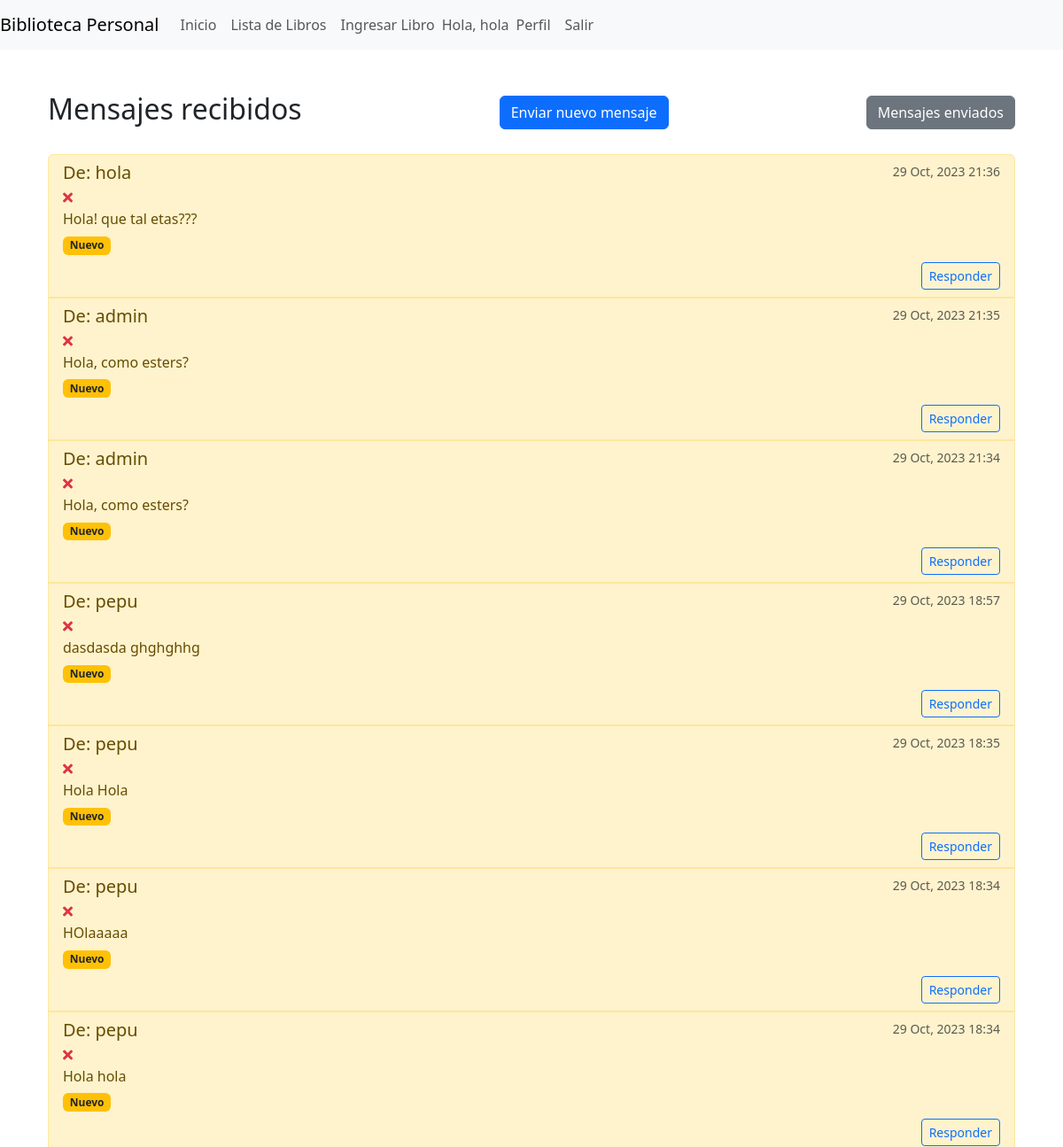
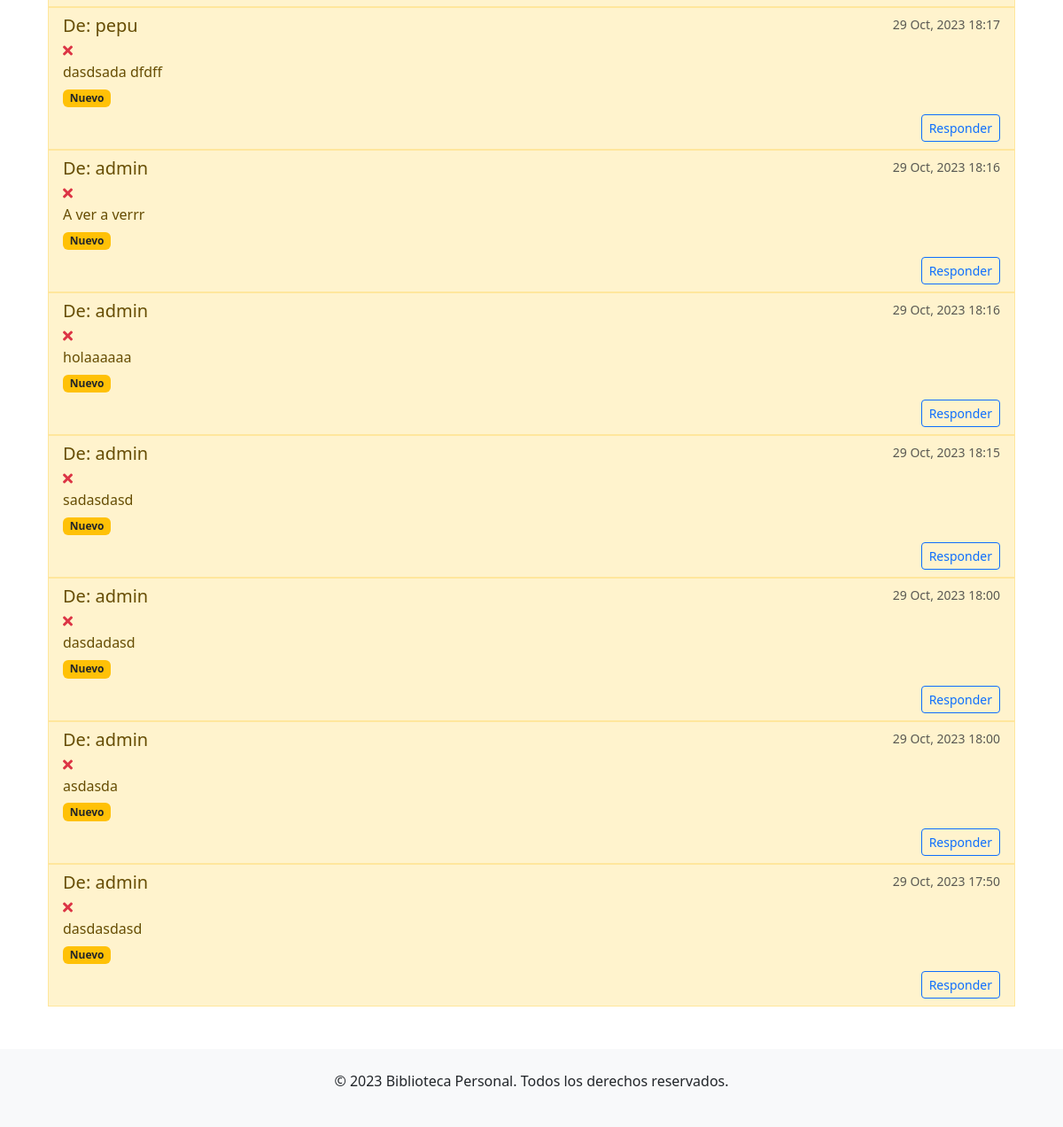
The app's page /mensajes/bandeja_entrada/ (signed in), older data (2 pictures, top to bottom).
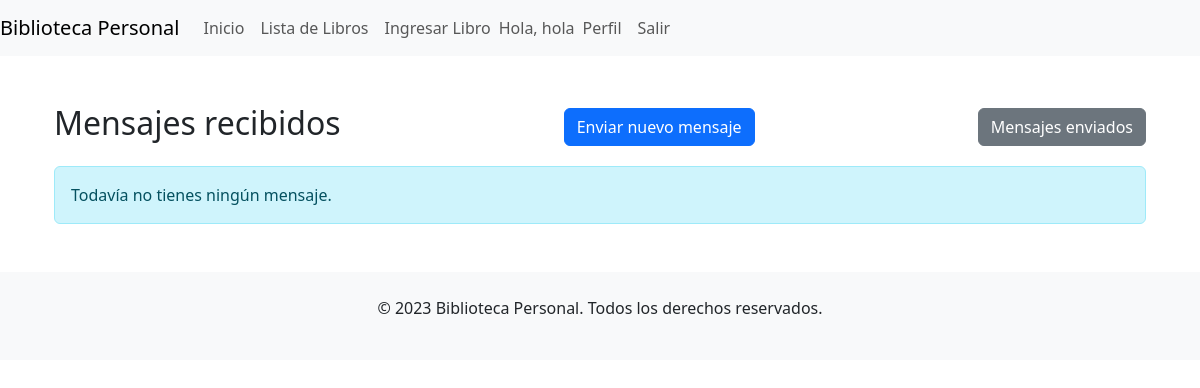
The same page, newer data.
### mensajeria/models.py (models this page shows, shortened)
class Mensaje(models.Model):
    emisor = models.ForeignKey(User, related_name='mensajes_enviados', on_delete=models.CASCADE)
    receptor = models.ForeignKey(User, related_name='mensajes_recibidos', on_delete=models.CASCADE)
    contenido = models.TextField()
    fecha_enviado = models.DateTimeField(auto_now_add=True)
    leido = models.BooleanField(default=False)
    mensaje_original = models.ForeignKey('self', null=True, blank=True, on_delete=models.SET_NULL, related_name='respuestas')

### mensajeria/views.py (the view)
# urls.py: path('bandeja_entrada/', views.bandeja_entrada, name='bandeja_entrada'),
@login_required
def bandeja_entrada(request):
    mensajes_recibidos = Mensaje.objects.filter(receptor=request.user).order_by('-fecha_enviado')
    form = MensajeForm()
    return render(request, 'mensajeria/bandeja_entrada.html', {'mensajes': mensajes_recibidos, 'form': form})

### mensajeria/templates/mensajeria/bandeja_entrada.html (shortened to what this page needs)
{% extends "inicio/homepage.html" %} {% block content %}
<div class="container mt-5 mb-5">
  <div class="d-flex justify-content-between align-items-center">
    <h2>Mensajes recibidos</h2>
    <button
      type="button"
      class="btn btn-primary"
      data-bs-toggle="modal"
      data-bs-target="#enviarMensajeModal"
    >
      Enviar nuevo mensaje
    </button>
    <a href="{% url 'mensajes_enviados' %}" class="btn btn-secondary">
      Mensajes enviados
    </a>
  </div>
  {% if mensajes %}
  <ul class="list-group mt-4">
    {% for mensaje in mensajes %}
    <li
      class="list-group-item {% if not mensaje.leido %}list-group-item-warning{% endif %}"
    >
      <div class="d-flex w-100 justify-content-between">
        <h5 class="mb-1">De: {{ mensaje.emisor.username }}</h5>
        <small class="text-muted"
          >{{ mensaje.fecha_enviado|date:"d M, Y H:i" }}</small
        >
      </div>
      <div class="d-flex align-items-center">
        <a
          href="{% url 'eliminar_mensaje' mensaje.id %}"
          class="text-danger mr-2"
          title="Eliminar mensaje"
        >
          <i class="fas fa-times"></i>
        </a>
      </div>
      <p class="mb-1">{{ mensaje.contenido|truncatewords:20 }}</p>
      {% if not mensaje.leido %}
      <span class="badge bg-warning text-dark">Nuevo</span>
      {% endif %}
      <div class="mt-2 d-flex justify-content-end">
        {% if mensaje.emisor %}
        <button
          type="button"
          class="btn btn-sm btn-outline-primary"
          data-bs-toggle="modal"
          data-bs-target="#responderMensajeModal-{{ mensaje.id }}"
        >
          Responder
        </button>
        {% else %}
        <small class="text-muted"
          >El usuario no existe o ha desactivado su cuenta.</small
        >
        {% endif %}
      </div>
    </li>
    {% endfor %}
  </ul>
  {% else %}
  <div class="alert alert-info mt-3">Todavía no tienes ningún mensaje.</div>
  {% endif %}
</div>
{% endblock %}

Row changes from the older to the newer data that the page shows:
removed Mensaje: emisor.username "hola", fecha_enviado "29 Oct, 2023 21:36", contenido "Hola! que tal etas???", leido "Nuevo"
removed Mensaje: emisor.username "admin", fecha_enviado "29 Oct, 2023 21:35", contenido "Hola, como esters?", leido "Nuevo"
removed Mensaje: emisor.username "admin", fecha_enviado "29 Oct, 2023 21:34", contenido "Hola, como esters?", leido "Nuevo"
removed Mensaje: emisor.username "pepu", fecha_enviado "29 Oct, 2023 18:57", contenido "dasdasda ghghghhg", leido "Nuevo"
removed Mensaje: emisor.username "pepu", fecha_enviado "29 Oct, 2023 18:35", contenido "Hola Hola", leido "Nuevo"
removed Mensaje: emisor.username "pepu", fecha_enviado "29 Oct, 2023 18:34", contenido "HOlaaaaa", leido "Nuevo"
removed Mensaje: emisor.username "pepu", fecha_enviado "29 Oct, 2023 18:34", contenido "Hola hola", leido "Nuevo"
removed Mensaje: emisor.username "pepu", fecha_enviado "29 Oct, 2023 18:17", contenido "dasdsada dfdff", leido "Nuevo"
removed Mensaje: emisor.username "admin", fecha_enviado "29 Oct, 2023 18:16", contenido "A ver a verrr", leido "Nuevo"
removed Mensaje: emisor.username "admin", fecha_enviado "29 Oct, 2023 18:16", contenido "holaaaaaa", leido "Nuevo"
removed Mensaje: emisor.username "admin", fecha_enviado "29 Oct, 2023 18:15", contenido "sadasdasd", leido "Nuevo"
removed Mensaje: emisor.username "admin", fecha_enviado "29 Oct, 2023 18:00", contenido "dasdadasd", leido "Nuevo"
removed Mensaje: emisor.username "admin", fecha_enviado "29 Oct, 2023 18:00", contenido "asdasda", leido "Nuevo"
removed Mensaje: emisor.username "admin", fecha_enviado "29 Oct, 2023 17:50", contenido "dasdasdasd", leido "Nuevo"
Text that changed along with them:
text now shown: "Todavía no tienes ningún mensaje."
